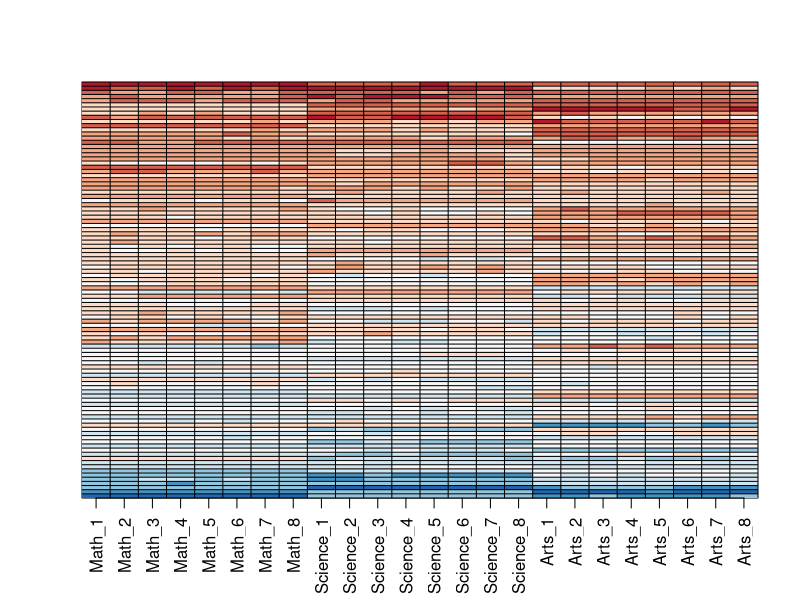
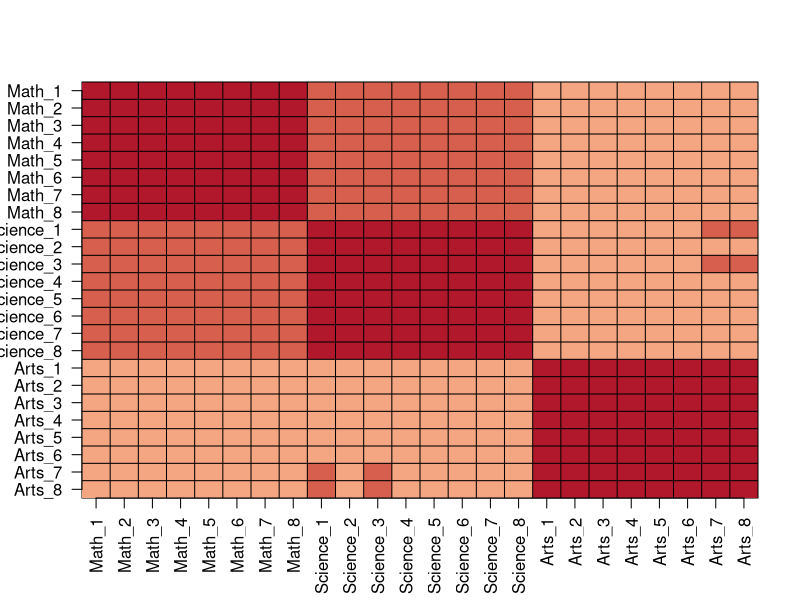
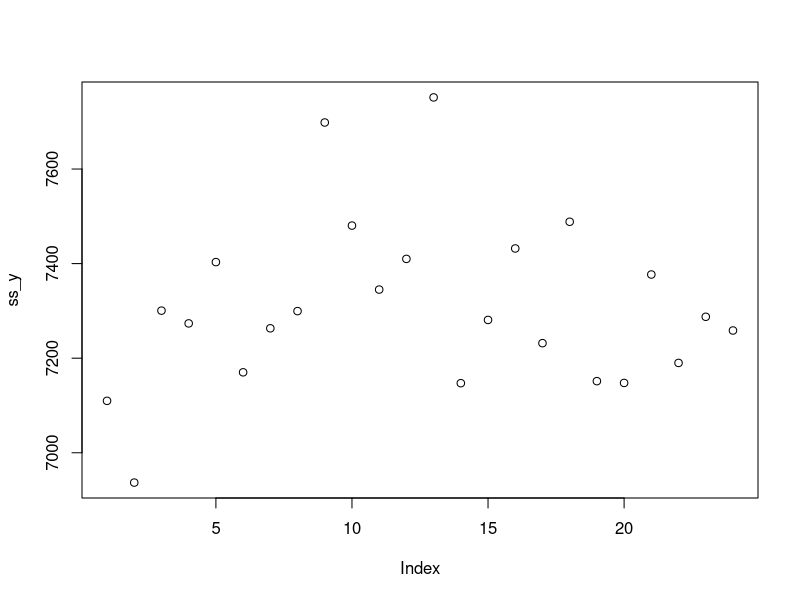
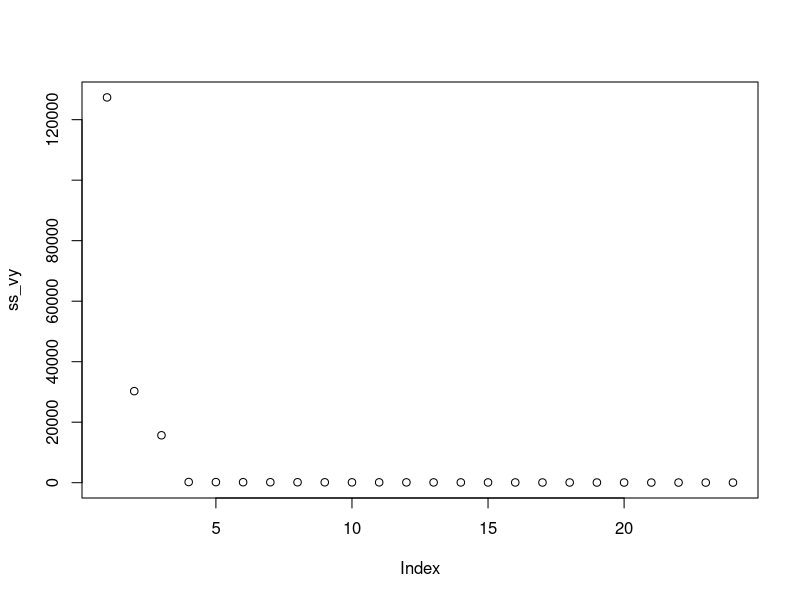
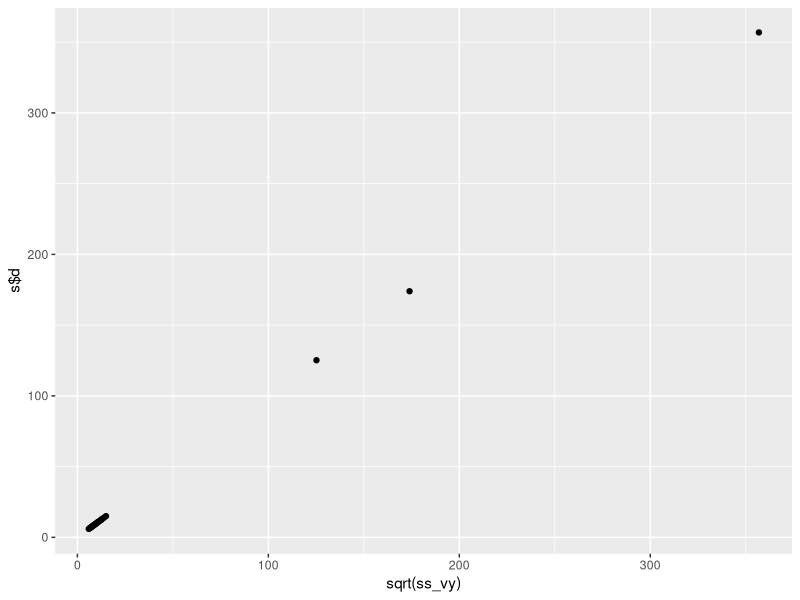
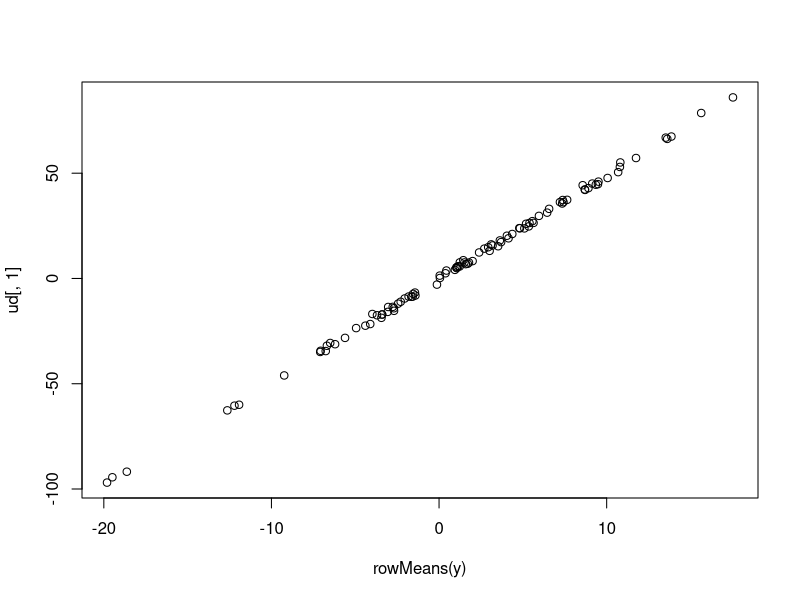
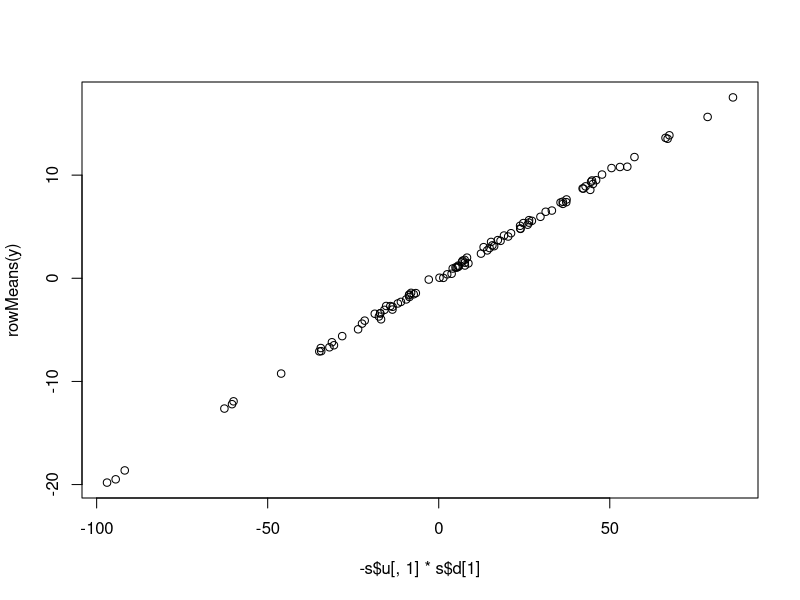
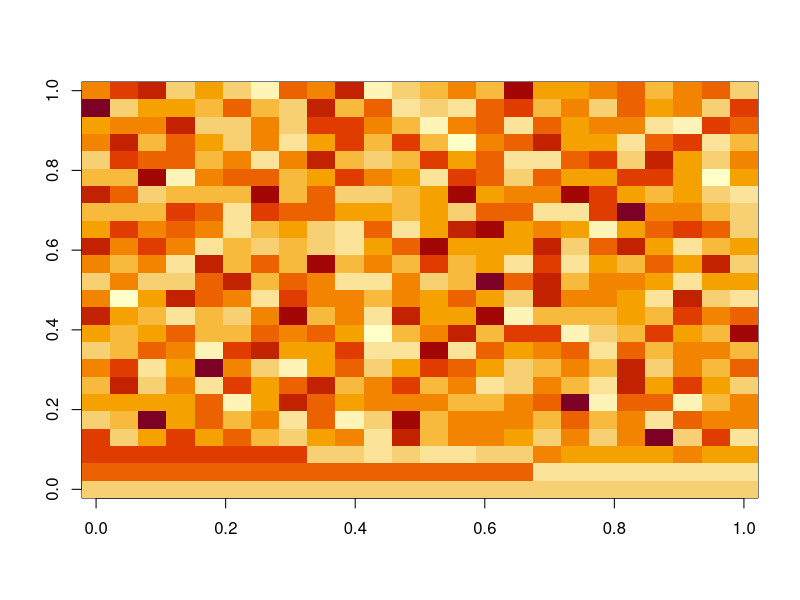

These figures' R source, in order:
# config
library(tidyverse)
library(dslabs)

# building the student data
set.seed(1987, sample.kind="Rounding")
n <- 100
k <- 8
Sigma <- 64* matrix(c(1, .75, .5, .75, 1, .5, .5, .5, 1), 3, 3)
m <- MASS::mvrnorm(n, rep(0, 3), Sigma)
m <- m[order(rowMeans(m), decreasing = TRUE),]
y <- m %x% matrix(rep(1, k), nrow = 1) + matrix(rnorm(matrix(n*k*3)), n, k*3)
colnames(y) <- c(paste(rep("Math",k), 1:k, sep="_"),
                 paste(rep("Science",k), 1:k, sep="_"),
                 paste(rep("Arts",k), 1:k, sep="_"))

# Q1 - visualise the 24 test scores by plotting an image
my_image <- function(x, zlim = range(x), ...){
  colors = rev(RColorBrewer::brewer.pal(9, "RdBu"))
  cols <- 1:ncol(x)
  rows <- 1:nrow(x)
  image(cols, rows, t(x[rev(rows),, drop=FALSE]), xaxt = "n", yaxt = "n",
        xlab="", ylab="", col = colors, zlim=zlim, ...)
  abline(h=rows + 0.5, v=cols+0.5)
  axis(side=1, cols, colnames(x), las = 2)
}

my_image(y)

    # ans - The students that test well are at the top of the image and there seem to be three groupings by subject.

# Q2 - examine the correlation between the tests, and describe the findings
my_image(cor(y), zlim = c(-1,1))
range(cor(y))
axis(side=2, 1:ncol(y), rev(colnames(y)), las = 2)
    
    # ans - There is correlation among all tests, but higher if the tests are in science and math and even higher within each subject.

# Q3 - use the svd() function, this returns the orthognals of y
#      compute the sum of squares for Y, YV; confirming they're the same
s <- svd(y)
names(s)

y_svd <- s$u %*% diag(s$d) %*% t(s$v)
max(abs(y - y_svd))

ss_y <- apply(y^2, 2, sum)
ss_vy <- apply((y%*%s$v)^2, 2, sum)
sum(ss_y)
sum(ss_vy)

# Q4 - plot ss_y against the column number and do the same for ss_yv, report
plot(ss_y)
plot(ss_vy)

    # ans - ss_yv is decreasing and close to 0 for the 4th column and beyond.

# Q5 - plot the sqrt(ss_vy) against the s$d, report
qplot(sqrt(ss_vy), s$d)

# Q6 - compute the variability of the first 3 columns of VY, report proportion
cumsum(ss_vy/sum(ss_vy))

# Q7 - use the sweep() to compute UD without constructing diag(s$d) or using matrix multiplication
#    - this is a useful trick to avoid creating the matrix diag(s$d)
identical(s$u %*% diag(s$d), sweep(s$u, 2, s$d, FUN = "*"))

# Q8 - compute the average score for each student, plot it against U1d1,1
ud <- sweep(-s$u, 2, s$d, FUN = "*")
plot(rowMeans(y), ud[,1])

    # EDX CORRECT ANSWER
    plot(-s$u[,1]*s$d[1], rowMeans(y))
    
# Q9 - make and image plot of V, describe the first column relative to the others
image(s$v)

# Q10 - plot U1, then plot V1T, using the same range for the y-axis
#     - make an image of U1d1,1V1T
plot(s$u[,1], ylim = c(-0.25, 0.25))
plot(s$v[,1], ylim = c(-0.25, 0.25))
with(s, my_image((u[, 1, drop=FALSE]*d[1]) %*% t(v[, 1, drop=FALSE])))
my_image(y)
    # with a vector length of 100, and a vector of 24, we can come close to the 100x24 matrix
    # this is our first matrix factorisation

# Q11 - in Q6 we calculated the total variability, 
#     - our approximation only explains the observation that good students are good in all subjects
#     - it doesnt explain the higher similarity within subject, we can see this:
resid <- y - with(s,(u[, 1, drop=FALSE]*d[1]) %*% t(v[, 1, drop=FALSE]))
my_image(cor(resid), zlim = c(-1,1))
axis(side = 2, 1:ncol(y), rev(colnames(y)), las = 2)

    # - make an image of U2d2,2V2T and compare it to the resid image
    plot(s$u[,2], ylim = c(-0.5, 0.5))
    plot(s$v[,2], ylim = c(-0.5, 0.5))
    with(s, my_image((u[, 2, drop=FALSE]*d[2]) %*% t(v[, 2, drop=FALSE])))
    my_image(resid)

# Q12 - we can see the difference is between math/science versus the arts
plot(s$v[,2], ylim = c(-0.5, 0.5))

    # - adding the matrix of the 2 columns accounts for a good portion of the var
    sum(s$d[1:2]^2)/sum(s$d^2) * 100
    
    # - and we can compute new residuals
    resid <- y - with(s,sweep(u[, 1:2], 2, d[1:2], FUN="*") %*% t(v[, 1:2]))
    my_image(cor(resid), zlim = c(-1,1))
    axis(side = 2, 1:ncol(y), rev(colnames(y)), las = 2)

    # - what is left is driven by the difference between maths and science
    # - plot U3d3,3V3T, compare to our new resids
    plot(s$u[,3], ylim = c(-0.5, 0.5))
    plot(s$v[,3], ylim = c(-0.5, 0.5))
    with(s, my_image((u[, 3, drop=FALSE]*d[3]) %*% t(v[, 3, drop=FALSE])))
    my_image(resid)

# Q13 - we can see the difference is between maths and science
plot(s$v[,3], ylim = c(-0.5, 0.5))
    
    # - adding the matrix of the 3 columns accounts for a good portion of the var
    sum(s$d[1:3]^2)/sum(s$d^2) * 100
    
    # - and we can compute new residuals
    resid <- y - with(s,sweep(u[, 1:3], 2, d[1:3], FUN="*") %*% t(v[, 1:3]))
    my_image(cor(resid), zlim = c(-1,1))
    axis(side = 2, 1:ncol(y), rev(colnames(y)), las = 2)
    
    # - and with this we now longer see structure in the residuals
    # - the model is useful because we summarised 100x24 observations with 3x(100+24+1) - 375 numbers
    # - and the three components have useful interpretations
        # - overall ability
        # - difference in ability between math/science and arts
        # - difference between the three subjects
    
    # - plot an image of Y, an image of the final model, and an image of the resids
    y_hat <- with(s,sweep(u[, 1:3], 2, d[1:3], FUN="*") %*% t(v[, 1:3]))
    my_image(y, zlim = range(y))
    my_image(y_hat, zlim = range(y))
    my_image(y - y_hat, zlim = range(y))
    
